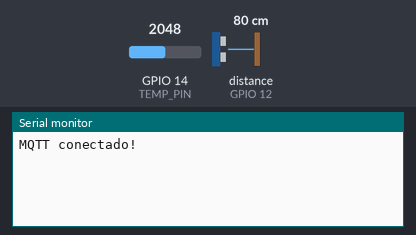
Simulated run of this sketch. Board: ESP32. Shown: the last lines printed to the serial monitor. Wiring (from diagram.json): ultrasonic range finder: trigger GPIO 13; echo GPIO 12. The test bench sets the inputs (shaded band); at power-on: distance to the obstacle (sensor on GPIO 12) 80 cm, GPIO 14 (TEMP_PIN) = 2048. The echo pulse lasts 58.3 µs per cm; WiFi joins after 1.5 s; servers stay silent unless stated; no MQTT or app messages arrive unless stated.

Above: at 2.7 s.
2.8 s: distance to the obstacle (sensor on GPIO 12) set to 2 cm
At 4.3 s:
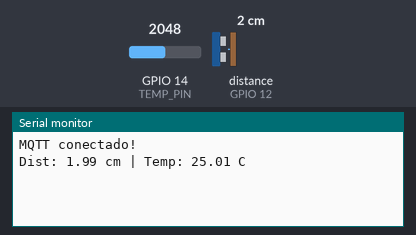
7.5 s: GPIO 14 (TEMP_PIN) set to 2866
At 10.2 s:
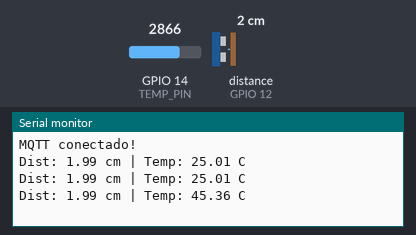
11.6 s: distance to the obstacle (sensor on GPIO 12) set to 4 cm
At 12.5 s:
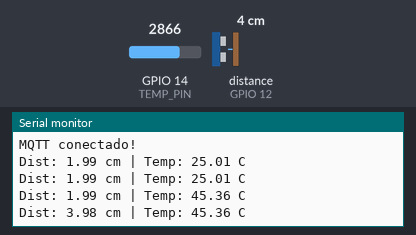
15.7 s: GPIO 14 (TEMP_PIN) set to 3040
At 18.4 s:
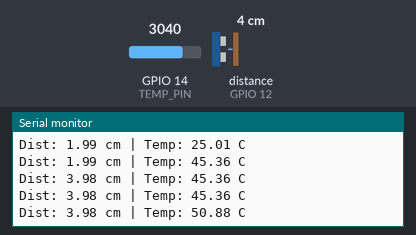
Timing chart, 0 to 19.9 s (numbered marks = the images above; inputs shaded):
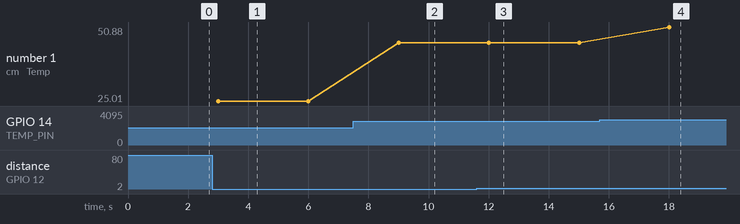

Measured:
- after the input at 2.8 s, the serial monitor: prints a new line after 0.20 s (image 1)
- after the input at 7.5 s, the serial monitor: prints a new line after 1.5 s (image 2)
- after the input at 11.6 s, the serial monitor: prints a new line after 0.41 s (image 3)
- after the input at 15.7 s, the serial monitor: prints a new line after 2.3 s (image 4)
- plotted number 1: 25.01 → 45.36 after the input at 7.5 s, 45.36 → 50.88 after the input at 15.7 s

The sketch:

main.ino
```cpp
#include <WiFi.h>
#include <WiFiClientSecure.h>
#include <PubSubClient.h>
#include <math.h>

// ===== WIFI =====
const char* ssid = "Wokwi-GUEST";
const char* password = "";

// ===== MQTT (HiveMQ Cloud) =====
const char* mqtt_server = "3f3a91da234e4351bfbad9f9e86a145c.s1.eu.hivemq.cloud";
const int   mqtt_port   = 8883;
const char* mqtt_user   = "gustavostr";
const char* mqtt_pass   = "260207Gu";

// ===== PINOS =====
#define TRIG_PIN 13
#define ECHO_PIN 12
#define TEMP_PIN 14

const float BETA = 3950;


WiFiClientSecure espClient;
PubSubClient client(espClient);
unsigned long lastMsg = 0;

// ===== WIFI =====
void setup_wifi() {
  delay(10);
  WiFi.begin(ssid, password);
  while (WiFi.status() != WL_CONNECTED) {
    delay(500);
  }
}

// ===== MQTT =====
void reconnect() {
  while (!client.connected()) {
    if (client.connect("ESP32_GUSTAVO", mqtt_user, mqtt_pass)) {
      Serial.println("MQTT conectado!");
    } else {
      Serial.print("Erro MQTT: ");
      Serial.println(client.state());
      delay(2000);
    }
  }
}

// ===== DISTANCIA =====
float getDistance() {
  digitalWrite(TRIG_PIN, LOW);
  delayMicroseconds(2);
  digitalWrite(TRIG_PIN, HIGH);
  delayMicroseconds(10);
  digitalWrite(TRIG_PIN, LOW);
  long duration = pulseIn(ECHO_PIN, HIGH, 30000);
  if (duration == 0) return -1;
  return duration * 0.034 / 2;
}

// ===== TEMPERATURA (NTC) =====
float getTemperature() {
  int analogValue = analogRead(TEMP_PIN);
  if (analogValue == 0) return -100;
  float resistance = (4095.0 / analogValue) - 1.0;
  float celsius = 1 / (log(resistance) / BETA + 1.0 / 298.15) - 273.15;
  return celsius;
}

// ===== SETUP =====
void setup() {
  Serial.begin(115200);
  pinMode(TRIG_PIN, OUTPUT);
  pinMode(ECHO_PIN, INPUT);

  setup_wifi();

  // LINHA ADICIONADA: desativa verificacao de certificado (necessario no Wokwi)
  espClient.setInsecure();

  client.setServer(mqtt_server, mqtt_port);
}

// ===== LOOP =====
void loop() {
  if (!client.connected()) reconnect();
  client.loop();

  if (millis() - lastMsg > 3000) {
    lastMsg = millis();
    float dist = getDistance();
    float temp = getTemperature();

    Serial.print("Dist: "); Serial.print(dist);
    Serial.print(" cm | Temp: "); Serial.print(temp);
    Serial.println(" C");

    char d[10], t[10];
    dtostrf(dist, 1, 2, d);
    dtostrf(temp, 1, 2, t);

    client.publish("maquina1/distancia", d);
    client.publish("maquina1/temperatura", t);
  }
}
```
